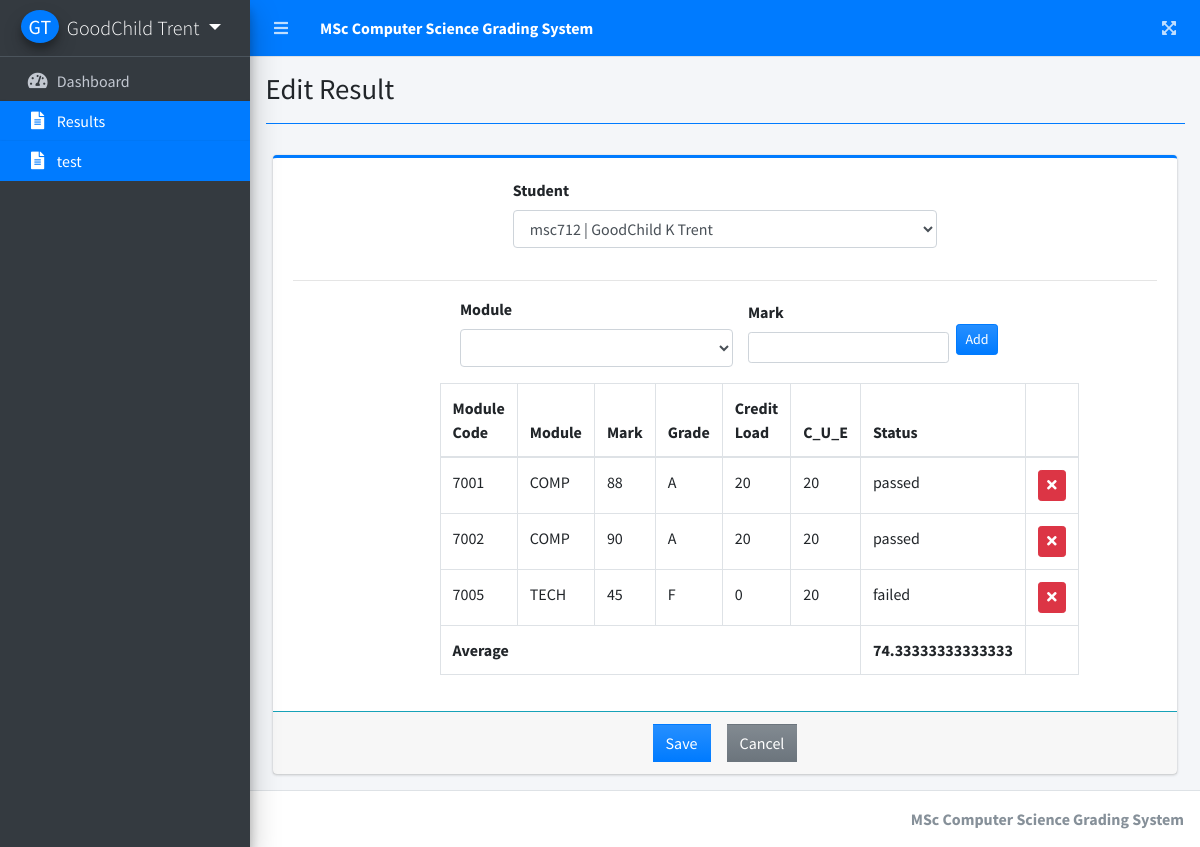
Screenshot of /index.php?page=edit_result&id=2 (signed in) with the database file from the repository.
### tables this page shows
CREATE TABLE `result_items` (
  `id` int(30) NOT NULL,
  `result_id` int(30) NOT NULL,
  `module_id` int(30) NOT NULL,
  `mark` float NOT NULL,
  `grade` varchar(1) NOT NULL,
  `c_u_e` int(10) NOT NULL,
  `c_load` int(10) NOT NULL,
  `status` text NOT NULL,
  `date_created` datetime NOT NULL DEFAULT current_timestamp()
);

CREATE TABLE `modules` (
  `id` int(30) NOT NULL,
  `module_code` varchar(50) NOT NULL,
  `module` varchar(200) NOT NULL,
  `description` text NOT NULL,
  `credits` int(50) NOT NULL,
  `date_created` datetime NOT NULL DEFAULT current_timestamp()
);

### edit_result.php (called while the page is built, shortened)
<?php
include 'db_connect.php';
include 'new_result.php';
?>

### new_result.php (the view, shortened to what this page needs)
<?php	if(($_SESSION['login_user_type']==3)): ?>
<div class="col-lg-12">
	<div class="card card-outline card-primary">
		<div class="card-body">
			<form action="" id="manage-result">
              <div class="row justify-content-center">
               <div class="col-md-6">
               <div class="form-group">
                  <label for="" class="control-label">Student</label>
                  <select name="student_id" id="student_id" class="form-control select2 select2-sm" required>
                  <?php
                        $student = $conn->query("SELECT s.*,concat(firstname,' ',middlename,' ',lastname) as name FROM students s where student_code= '".$_SESSION['login_student_code']."'  order by concat(firstname,' ',middlename,' ',lastname) asc ");
                        while($row = $student->fetch_array()):
                  ?>
                        <option value="<?php echo $row['id'] ?>"  data-student_id='<?php echo $row['id'] ?>'  data-student='<?php echo $row['name'] ?>'  <?php echo isset($student_id) && $student_id == $row['id'] ? "selected" : '' ?>>
						       <?php echo $row['student_code'].' | '.ucwords($row['name']) ?>
					    </option>
                  <?php endwhile; ?>
                </select>
            </div>
          </div>
        </div>
        <hr>
        <div class="row">
          <div class="col-md-12">
            <div class="d-flex justify-content-center align-items-center">
            	<div class="form-group col-sm-4">
	                <label for="" class="control-label">Module</label>
	                <select name="" id="module_id" class="form-control select2 select2-sm input-sm">
	                  <option></option>
	                  <?php
	                        $modules = $conn->query("SELECT * FROM modules order by module asc ");
	                        while($row = $modules->fetch_array()):
	                  ?>
	                        <option value="<?php echo $row['id'] ?>" data-json='<?php echo json_encode($row) ?>'><?php echo $row['module_code'].' | '.ucwords($row['module']) ?></option>
	                  <?php endwhile; ?>
	                </select>
	            </div>
	            <div class="form-group col-sm-3">
	                <label for="" class="control-label">Mark</label>
	                <input type="number" class="form-control form-control-sm text-right number" id="mark" maxlength="6">
	            </div>
	            <button class="btn btn-sm btn-primary bg-gradient-primary" type="button" id="add_mark">Add</button>
            </div>
        </div>
    	<div class="col-md-8 offset-md-2">
            <table class="table table-bordered" id="mark-list">
            	<thead>
            		<tr>
            			<th>Module Code</th>
            			<th>Module</th>
            			<th>Mark</th>
            			<th>Grade</th>
            			<th>Credit Load</th>
            			<th>C_U_E</th>
            			<th>Status</th>
            			<th></th>
            		</tr>
            	</thead>
            	<tbody>
            		<?php if(isset($id)): ?>
            		<?php
            			$items=$conn->query("SELECT r.*,m.module_code,m.module,m.id as mid FROM result_items r inner join modules m on m.id = r.module_id where result_id = $id order by m.module_code asc");
            			while($row = $items->fetch_assoc()):
            		?>
            		<tr data-id="<?php echo $row['mid'] ?>">
            			<td><input type="hidden" name="module_id[]" value="<?php echo $row['module_id'] ?>"><?php echo $row['module_code'] ?></td>
            			<td><?php echo ucwords($row['module']) ?></td>
            			<td><input type="hidden" name="mark[]" value="<?php echo $row['mark'] ?>"><?php echo $row['mark'] ?></td>
            			<td><input type="hidden" id="grade" name="grade[]" value="<?php echo $row['grade'] ?>"><?php echo $row['grade'] ?></td>
            			<td><input type="hidden" name="c_u_e[]" value="<?php echo $row['c_u_e'] ?>"><?php echo $row['c_u_e'] ?></td>
            			<td><input type="hidden"  name="c_load[]" value="<?php echo $row['c_load'] ?>"><?php echo $row['c_load'] ?></td>
            			<td><input type="hidden" name="status[]" value="<?php echo $row['status'] ?>"><?php echo $row['status'] ?></td>
            			<td class="text-center"><button class="btn btn-sm btn-danger" type="button" onclick="$(this).closest('tr').remove() && calc_ave()"><i class="fa fa-times"></i></button></td>
            		</tr>
            		<?php endwhile; ?>
            		<?php endif; ?>
            	</tbody>
            	<tfoot>
            		<tr>
            			<th colspan="6">Average</th>
            			<th id="average" class="text-center"></th>
            		</tr>
            	</tfoot>
            </table>
          </div>
        </div>
      </form>
  	</div>
  	<div class="card-footer border-top border-info">
  		<div class="d-flex w-100 justify-content-center align-items-center">
  			<button class="btn btn-flat  bg-gradient-primary mx-2" form="manage-result">Save</button>
  			<a class="btn btn-flat bg-gradient-secondary mx-2" href="./index.php?page=results">Cancel</a>
  		</div>
  	</div>
	</div>
</div>
<?php endif; ?>

### rows the page displays
result_items: module.module_code "7001", module.module "COMP", mark "88", grade "A", c_u_e "20", c_load "20", status "passed"
result_items: module.module_code "7002", module.module "COMP", mark "90", grade "A", c_u_e "20", c_load "20", status "passed"
result_items: module.module_code "7005", module.module "TECH", mark "45", grade "F", c_u_e "0", c_load "20", status "failed"

### other values shown
$_SESSION['system']['name'] "MSc Computer Science Grading System"
$_SESSION['login_firstname'].' '.$_SESSION['login_lastname'] "GoodChild Trent"
$title "Edit Result"
form field student_id "msc712 | GoodChild K Trent"
